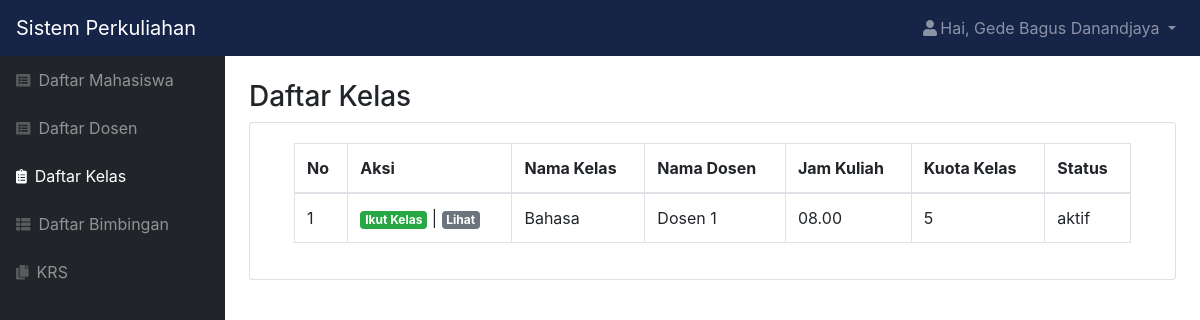
Before: /kelas.php (signed in) with the older database file.
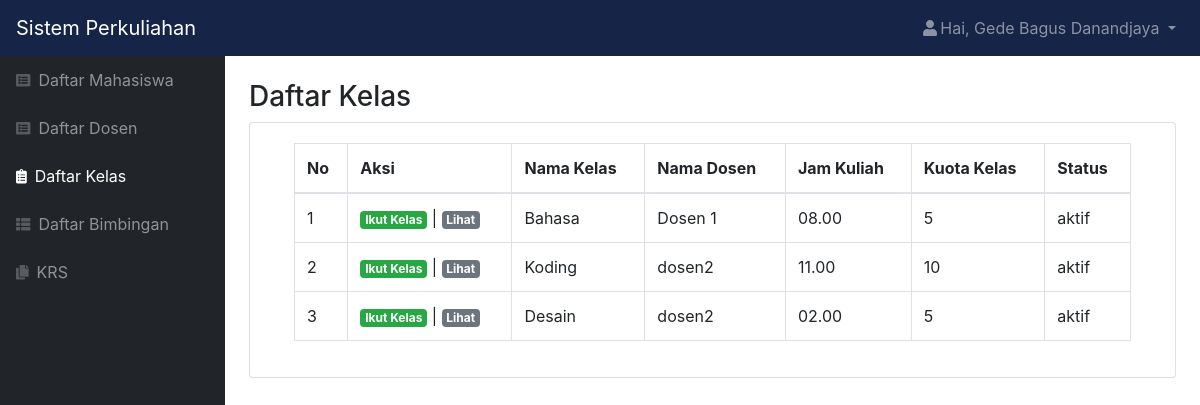
After: the same page with the newer database file.
### tables this page shows
CREATE TABLE `kelas` (
  `id_kelas` int(11) NOT NULL,
  `nama_kelas` varchar(100) NOT NULL,
  `jam_kuliah` varchar(20) NOT NULL,
  `kuota_kelas` int(11) NOT NULL,
  `id_dosen` int(11) NOT NULL,
  `status` varchar(20) NOT NULL
);

CREATE TABLE `dosen` (
  `id_dosen` int(11) NOT NULL,
  `role` char(1) NOT NULL,
  `nip` varchar(25) NOT NULL,
  `nidn` char(10) NOT NULL,
  `nama` varchar(50) NOT NULL,
  `email` varchar(50) NOT NULL,
  `alamat` varchar(50) NOT NULL,
  `tanggal_lahir` date NOT NULL,
  `status` varchar(20) NOT NULL,
  `password` varchar(300) NOT NULL
);

### kelas.php (the view, shortened to what this page needs)
<?php
include "function.php";
$nama = $_SESSION['nama'];
$role = $_SESSION['role'];
$queryKelas = mysqli_query($koneksi, "SELECT * FROM kelas INNER JOIN dosen ON kelas.id_dosen=dosen.id_dosen");
?>
<!DOCTYPE html>
<html lang="en">
    <head>
        <link href="css/styles.css" rel="stylesheet" />
        <link href="https://cdn.datatables.net/1.10.20/css/dataTables.bootstrap4.min.css" rel="stylesheet" />
    </head>
    <body class="sb-nav-fixed">
        <nav class="sb-topnav navbar navbar-expand navbar-dark bg-dark">
            <a class="navbar-brand" href="index.html">Sistem Perkuliahan</a>
            <ul class="navbar-nav ml-auto">
                <li class="nav-item dropdown">
                    <a class="nav-link dropdown-toggle" id="userDropdown" href="#" role="button" data-toggle="dropdown" aria-haspopup="true" aria-expanded="false"><i class="fas fa-user fa-fw"></i>Hai, <?= $nama; ?> </a>
                </li>
            </ul>
        </nav>
        <div id="layoutSidenav">
            <div id="layoutSidenav_nav">
                <nav class="sb-sidenav accordion sb-sidenav-dark" id="sidenavAccordion">
                    <div class="sb-sidenav-menu">
                        <div class="nav">
                            <a class="nav-link" href="mahasiswa.php"
                                ><div class="sb-nav-link-icon"><i class="fas fa-list-alt"></i></div>
                                Daftar Mahasiswa</a
                            >
                            <a class="nav-link" href="dosen.php"
                                ><div class="sb-nav-link-icon"><i class="fas fa-list-alt"></i></div>
                                Daftar Dosen</a
                            >
                            <a class="nav-link active" href="kelas.php"
                                ><div class="sb-nav-link-icon"><i class="fas fa-clipboard-list"></i></div>
                                Daftar Kelas</a
                            >
                            <a class="nav-link" href="bimbingan.php"
                                ><div class="sb-nav-link-icon"><i class="fas fa-th-list"></i></div>
                                Daftar Bimbingan</a
                            >
                            <?php if($role == "1") { ?>
                            <a class="nav-link" href="krs.php"
                                ><div class="sb-nav-link-icon"><i class="fas fa-copy"></i></div>
                                KRS</a>
                            <?php } ?>
                        </div>
                    </div>
                </nav>
            </div>
            <div id="layoutSidenav_content">
                <main>
                    <div class="container-fluid">
                        <h3 class="mt-4">Daftar Kelas</h3>
                        <div class="card mb-4">
                            <div class="card-body">
                                <div class="table-responsive">
                                    <div class="container">
                                        <table class="table table-bordered" id="dataTable" width="100%" cellspacing="0">
                                            <thead>
                                                <tr>
                                                    <th>No</th>
                                                    <?php if($role == "2" || $role == "1") { ?>
                                                    <th>Aksi</th>
                                                    <?php } ?>
                                                    <th >Nama Kelas</th>
                                                    <th >Nama Dosen</th>
                                                    <th >Jam Kuliah</th>
                                                    <th>Kuota Kelas</th>
                                                    <th>Status</th>
                                                </tr>
                                            </thead>
                                            <?php $i=1; ?>
                                            <?php while($data = mysqli_fetch_assoc($queryKelas)) { ?>
                                                <tr>
                                                    <td><?= $i; ?></td>
                                                    <?php if($role == "1") { ?>
                                                        <td><a href="function.php?act=joinKelas&id_kelas=<?= $data['id_kelas']; ?>" class="badge badge-success ">Ikut Kelas</a> | <a href="kelas_lihat.php?id_kelas=<?= $data['id_kelas']; ?>" class="badge badge-secondary ">Lihat</a></td>
                                                    <?php } ?>
                                                    <td><?= $data['nama_kelas']; ?></>
                                                    <td><?= $data['nama']; ?></td>
                                                    <td><?= $data['jam_kuliah']; ?></td>
                                                    <td><?= $data['kuota_kelas']; ?></td>
                                                    <td><?= $data['status']; ?></td>
                                                </tr>
                                            <?php $i++; ?>
                                            <?php } ?>
                                        </table>
                                    </div>
                                </div>
                            </div>
                        </div>
                </main>
            </div>
        </div>
    </body>
</html>

Changed rows visible on the page:
added kelas: nama_kelas "Koding", id_dosen.nama "dosen2", jam_kuliah "11.00", kuota_kelas "10", id_dosen.status "aktif"
added kelas: nama_kelas "Desain", id_dosen.nama "dosen2", jam_kuliah "02.00", kuota_kelas "5", id_dosen.status "aktif"
